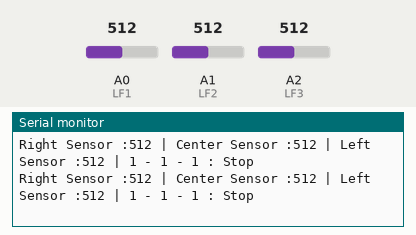
Simulated run of this sketch. Board: Arduino Uno, built for the host (arithmetic inside an expression is 32-bit, double 64-bit). Shown: the last lines printed to the serial monitor. Inputs (shaded band) come from the test bench; at power-on: A0 (LF1) = 512, A1 (LF2) = 512, A2 (LF3) = 512.

Above: at 1.2 s.
1.3 s: A0 (LF1) set to 90
At 1.79 s:
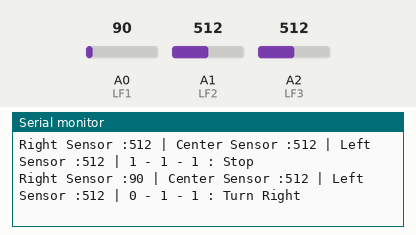
3.7 s: A1 (LF2) set to 90
At 4.03 s:
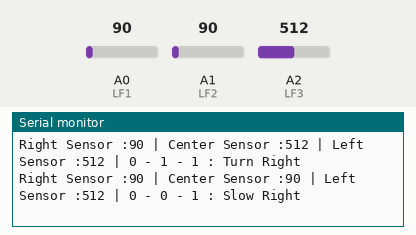
5.9 s: A2 (LF3) set to 90
At 6.26 s:
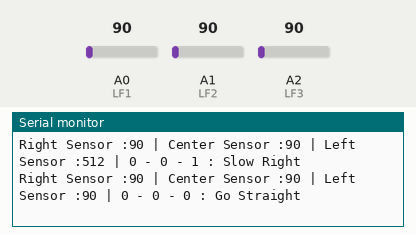
8.1 s: A0 (LF1) set to 110
At 8.5 s:
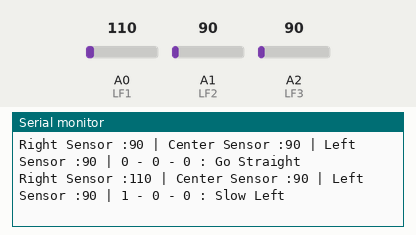
10.4 s: A1 (LF2) set to 110
At 10.72 s:
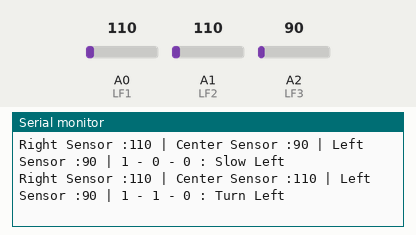
12.6 s: A0 (LF1) set to 0
At 12.96 s:
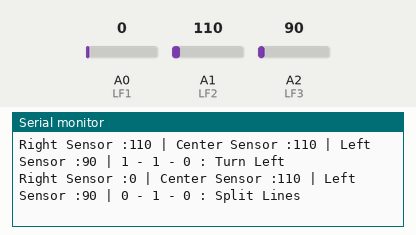

The sketch:

P07_Line_Follower_Module.ino
```cpp
// (licence header left out)
#include "config.h"

void setup() {
  Serial.begin(9600);
}

void loop() {
  byte linecolor_threshold = 100; // tune this value measuring against the lines
  int s1, s2, s3;
  s1 = analogRead(LF1); // Right
  s2 = analogRead(LF2); // Center
  s3 = analogRead(LF3); // Left
  Serial.print((String)"Right Sensor :" + s1 + " | Center Sensor :" + s2 + " | Left Sensor :" + s3); // Print to serial monitor

/*
 *  There are eight different possibilities from three sensors
 *  0 - 0 - 0
 *  0 - 0 - 1
 *  0 - 1 - 0
 *  0 - 1 - 1
 *  1 - 0 - 0
 *  1 - 0 - 1
 *  1 - 1 - 0
 *  1 - 1 - 1
 */

  // 0 is black and 1 is white
  if ((s1 < linecolor_threshold) && (s2 < linecolor_threshold) && (s3 < linecolor_threshold))       Serial.println(" | 0 - 0 - 0 : Go Straight");
  else if ((s1 < linecolor_threshold) && (s2 < linecolor_threshold) && (s3 > linecolor_threshold))  Serial.println(" | 0 - 0 - 1 : Slow Right");
  else if ((s1 < linecolor_threshold) && (s2 > linecolor_threshold) && (s3 < linecolor_threshold))  Serial.println(" | 0 - 1 - 0 : Split Lines");
  else if ((s1 < linecolor_threshold) && (s2 > linecolor_threshold) && (s3 > linecolor_threshold))  Serial.println(" | 0 - 1 - 1 : Turn Right");
  else if ((s1 > linecolor_threshold) && (s2 < linecolor_threshold) && (s3 < linecolor_threshold))  Serial.println(" | 1 - 0 - 0 : Slow Left");
  else if ((s1 > linecolor_threshold) && (s2 < linecolor_threshold) && (s3 > linecolor_threshold))  Serial.println(" | 1 - 0 - 1 : Go Straight");
  else if ((s1 > linecolor_threshold) && (s2 > linecolor_threshold) && (s3 < linecolor_threshold))  Serial.println(" | 1 - 1 - 0 : Turn Left");
  else if ((s1 > linecolor_threshold) && (s2 > linecolor_threshold) && (s3 > linecolor_threshold))  Serial.println(" | 1 - 1 - 1 : Stop");
  delay(300);
}
```

config.h
```cpp
// (licence header left out)
#ifndef _CONFIG_H
#define _CONFIG_H

#define STX D2           // Software Serial Tx Pin
#define SRX D3           // Software Serial Rx Pin

#define EN1 5            // Motor 1 PWM Pin
#define EN2 6            // Motor 2 PWM  Pin
#define IN1 4            // Motor 1 Direction Pin
#define IN2 7            // Motor 2 Direction Pin

#define LDR1 A6          // Right LDR Sensor
#define LDR2 A7          // Left LDR Sensor

#define IRRX 8           // IR Receiver

#define BUZZ 9           // Buzzer Output

#define LED_BUILTIN 10   // LED Pin

#define TRIG 11          // Trigger Pin for Sonar
#define ECHO 12          // Echo Pin for Sonar

#define RGB 13     	 // RGB LED Output

#define LF1 A0   	 // Right IRRX Module
#define LF2 A1   	 // Center IRRX Module
#define LF3 A2   	 // Left IRRX Module
#define BV A3    	 // Battery Voltage Pin
#define SDA_PIN A4   	 // Right LDR Sensor
#define SCL_PIN A5   	 // Left LDR Sensor

#define MAX_DISTANCE 500 // We will use this for maximum Sonar distance

// We will use the below enum to define different RGB Colours
enum RGBColor { UNDEF, RED, ORANGE, YELLOW, GREEN,  BLUE, PURPLE, WHITE, BLACK };

#endif // _CONFIG_H
```

Measured:
- after the input at 1.3 s, the serial monitor: prints a new line after 0.28 s (image 1)
- after the input at 3.7 s, the serial monitor: prints a new line after 0.12 s (image 2)
- after the input at 5.9 s, the serial monitor: prints a new line after 0.15 s (image 3)
- after the input at 8.1 s, the serial monitor: prints a new line after 0.18 s (image 4)
- after the input at 10.4 s, the serial monitor: prints a new line after 0.11 s (image 5)
- after the input at 12.6 s, the serial monitor: prints a new line after 0.14 s (image 6)
